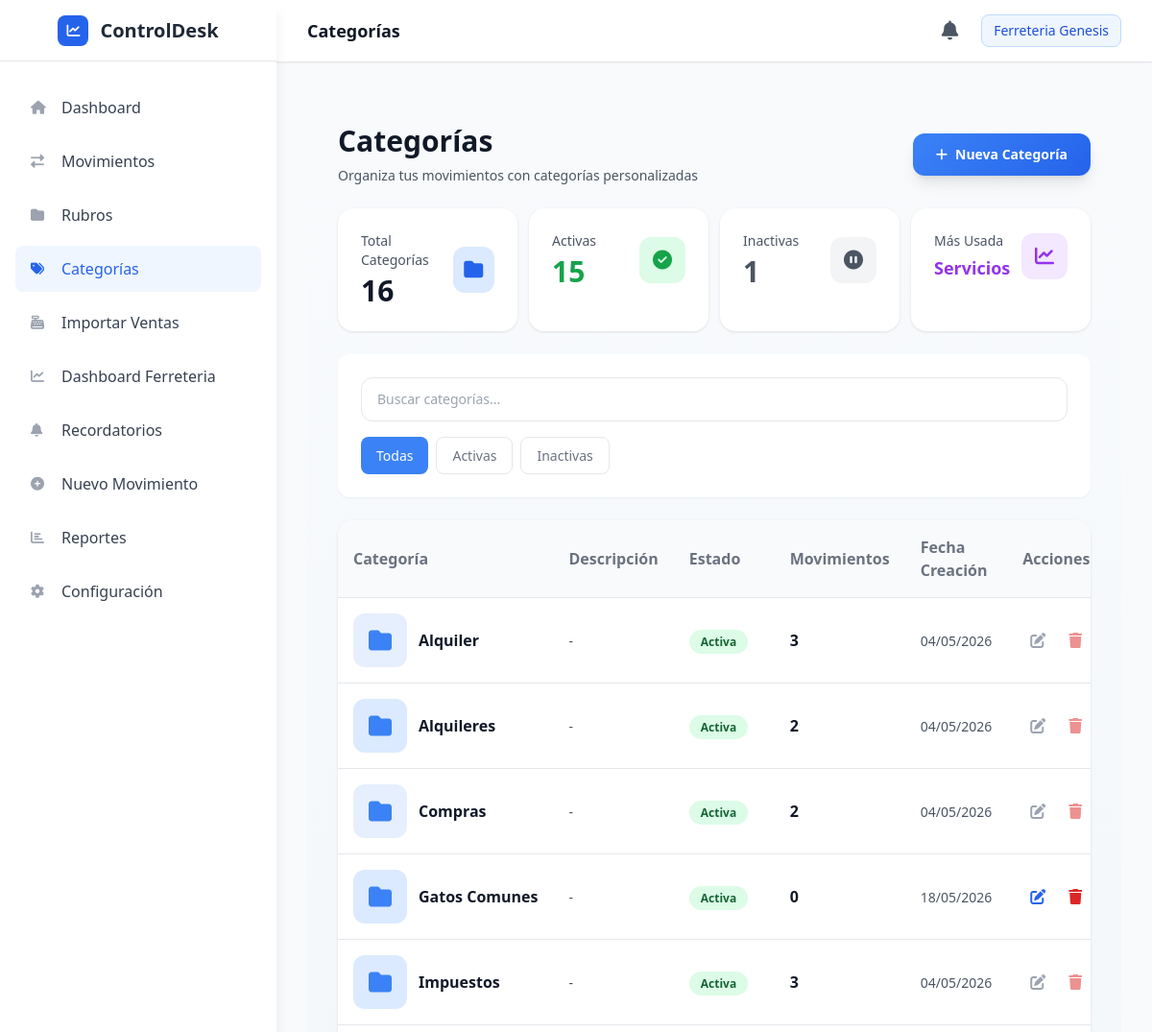
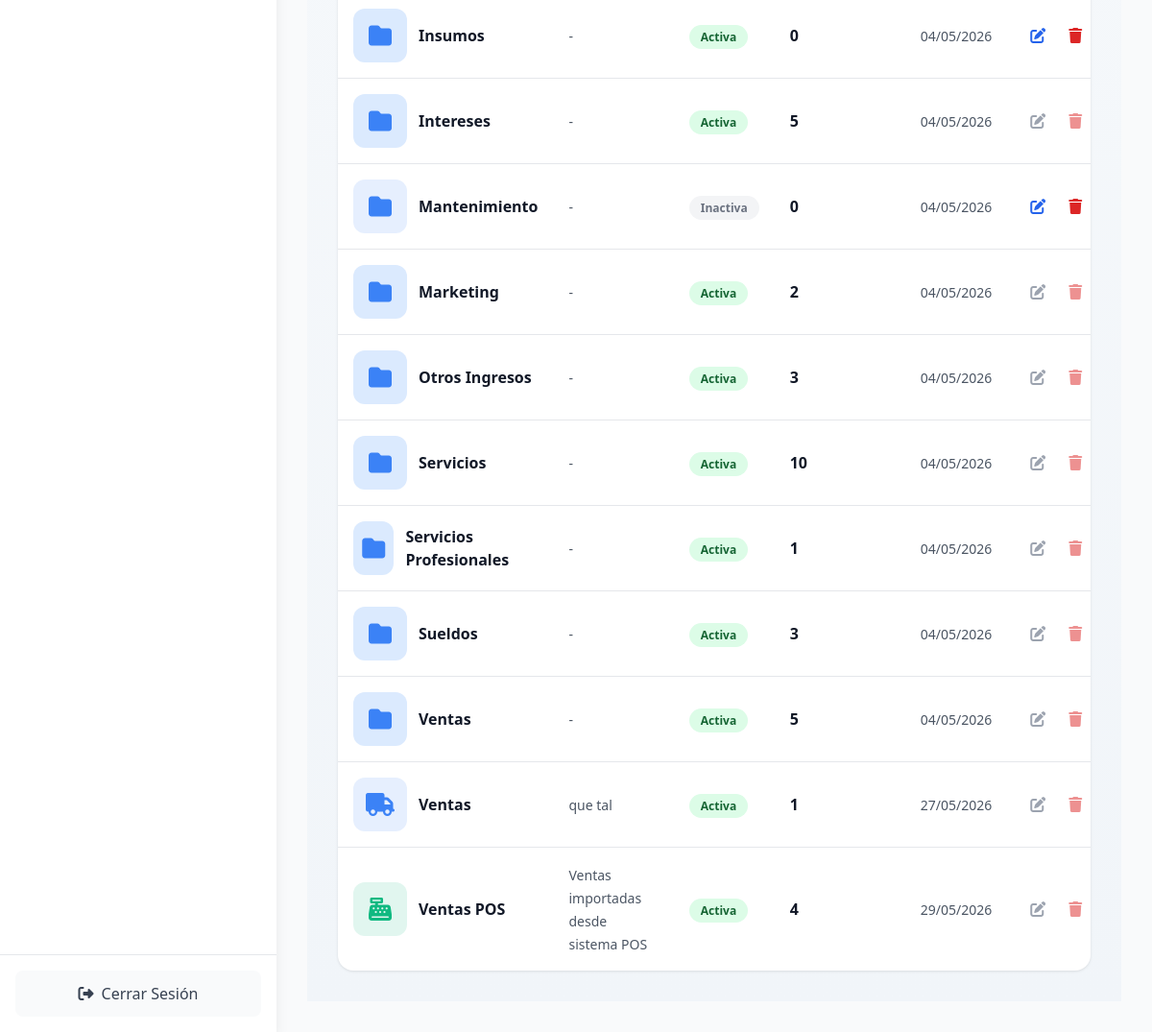
/categorias (signed in), run on the app's committed database (2 pictures, top to bottom).
### app/models/categoria.py (models this page shows, shortened)
class Categoria(db.Model):
    __tablename__ = 'categorias'
    id = db.Column(db.Integer, primary_key=True)
    nombre = db.Column(db.String(100), nullable=False)
    descripcion = db.Column(db.Text, nullable=True)
    estado = db.Column(db.String(20), nullable=False, default='activa')  # activa/inactiva
    icono = db.Column(db.String(50), nullable=True)  # FontAwesome icon class
    color = db.Column(db.String(7), nullable=True)  # Hex color code
    empresa_id = db.Column(db.Integer, db.ForeignKey('empresas.id'), nullable=True)
    fecha_creacion = db.Column(db.DateTime, default=datetime.utcnow)
    fecha_actualizacion = db.Column(db.DateTime, default=datetime.utcnow, onupdate=datetime.utcnow)
    movimientos = db.relationship('Movimiento', backref='categoria', lazy=True, cascade='all, delete-orphan')
    def get_movimientos_count(self):
        return len(self.movimientos)
    def to_dict(self):
        return {
            'id': self.id,
            'nombre': self.nombre,
            'descripcion': self.descripcion,
            'estado': self.estado,
            'icono': self.icono,
            'color': self.color,
            'empresa_id': self.empresa_id,
            'fecha_creacion': self.fecha_creacion.isoformat() if self.fecha_creacion else None,
            'fecha_actualizacion': self.fecha_actualizacion.isoformat() if self.fecha_actualizacion else None,
            'movimientos_count': self.get_movimientos_count()
        }

### app/routes/main.py (the view)
@main_bp.route('/categorias')
def categorias():
    if not AuthService.is_logged_in():
        return redirect(url_for('main.login'))
    try:
        empresa_id = session.get('empresa_id')
        search_term = request.args.get('search', '')
        estado_filter = request.args.get('estado', '')
        print(f"Debug - empresa_id: {empresa_id}, search: {search_term}, estado: {estado_filter}")
        metrics = CategoriaService.get_dashboard_metrics(empresa_id)
        print(f"Debug - metrics: {metrics}")
        if search_term:
            categorias = CategoriaService.search_categorias(search_term, empresa_id)
        elif estado_filter:
            categorias = Categoria.query.filter_by(estado=estado_filter, empresa_id=empresa_id).order_by(Categoria.nombre).all()
        else:
            categorias = CategoriaService.get_all_categorias(empresa_id)
        print(f"Debug - categorias count: {len(categorias) if categorias else 0}")
        return render_template('categorias.html',
                             categorias=categorias,
                             metrics=metrics,
                             search_term=search_term,
                             estado_filter=estado_filter)
    except Exception as e:
        print(f"Error en ruta categorías: {str(e)}")
        import traceback
        traceback.print_exc()
        flash(f'Error al cargar las categorías: {str(e)}', 'error')
        return render_template('categorias.html',
                             categorias=[],
                             metrics={},
                             search_term='',
                             estado_filter='')

### app/services/auth_service.py (called while the page is built)
    @staticmethod
    def is_logged_in() -> bool:
        return session.get('logged_in', False)

### app/services/categoria_service.py (called while the page is built)
    @staticmethod
    def get_all_categorias(empresa_id: Optional[int] = None) -> List[Categoria]:
        query = Categoria.query
        if empresa_id:
            query = query.filter_by(empresa_id=empresa_id)
        return query.order_by(Categoria.nombre).all()

    @staticmethod
    def get_dashboard_metrics(empresa_id: Optional[int] = None) -> Dict:
        query = Categoria.query
        if empresa_id:
            query = query.filter_by(empresa_id=empresa_id)
        categorias = query.all()
        total = len(categorias)
        activas = sum(1 for c in categorias if c.estado == 'activa')
        inactivas = sum(1 for c in categorias if c.estado == 'inactiva')
        categoria_mas_usada = None
        max_usos = 0
        for cat in categorias:
            usos = cat.get_movimientos_count()
            if usos > max_usos:
                max_usos = usos
                categoria_mas_usada = cat
        return {
            'total': total,
            'activas': activas,
            'inactivas': inactivas,
            'categoria_mas_usada': categoria_mas_usada.to_dict() if categoria_mas_usada else None
        }

### app/templates/categorias.html (shortened to what this page needs)
{% extends "base.html" %}
{% block page_title %}Categorías{% endblock %}
{% block content %}
<div class="categorias-container">
    <div class="flex flex-col sm:flex-row sm:items-center sm:justify-between gap-3 sm:gap-4 mb-4 sm:mb-6">
        <div>
            <h1 class="text-xl sm:text-2xl lg:text-3xl font-bold text-gray-900 mb-1 sm:mb-2">Categorías</h1>
            <p class="text-gray-600 text-xs sm:text-sm">Organiza tus movimientos con categorías personalizadas</p>
        </div>
        <a href="{{ url_for('main.nueva_categoria') }}" class="btn-primary text-white px-3 py-2 sm:px-4 sm:py-2.5 lg:px-6 lg:py-3 rounded-xl font-semibold shadow-lg hover:shadow-xl inline-flex items-center justify-center w-full sm:w-auto text-xs sm:text-sm">
            <i class="fas fa-plus mr-1 sm:mr-2"></i>
            Nueva Categoría
        </a>
    </div>
    {% if metrics %}
    <div class="grid grid-cols-2 gap-2 sm:gap-3 sm:grid-cols-4 mb-4 sm:mb-6">
        <div class="metric-card">
            <div class="flex items-center justify-between">
                <div>
                    <p class="text-xs sm:text-sm text-gray-600 mb-0.5 sm:mb-1">Total Categorías</p>
                    <p class="text-xl sm:text-2xl lg:text-3xl font-bold text-gray-900">{{ metrics.total }}</p>
                </div>
                <div class="metric-icon bg-blue-100">
                    <i class="fas fa-folder text-blue-600 text-sm sm:text-base lg:text-xl"></i>
                </div>
            </div>
        </div>
        <div class="metric-card">
            <div class="flex items-center justify-between">
                <div>
                    <p class="text-xs sm:text-sm text-gray-600 mb-0.5 sm:mb-1">Activas</p>
                    <p class="text-xl sm:text-2xl lg:text-3xl font-bold text-green-600">{{ metrics.activas }}</p>
                </div>
                <div class="metric-icon bg-green-100">
                    <i class="fas fa-check-circle text-green-600 text-sm sm:text-base lg:text-xl"></i>
                </div>
            </div>
        </div>
        <div class="metric-card">
            <div class="flex items-center justify-between">
                <div>
                    <p class="text-xs sm:text-sm text-gray-600 mb-0.5 sm:mb-1">Inactivas</p>
                    <p class="text-xl sm:text-2xl lg:text-3xl font-bold text-gray-600">{{ metrics.inactivas }}</p>
                </div>
                <div class="metric-icon bg-gray-100">
                    <i class="fas fa-pause-circle text-gray-600 text-sm sm:text-base lg:text-xl"></i>
                </div>
            </div>
        </div>
        <div class="metric-card">
            <div class="flex items-center justify-between">
                <div>
                    <p class="text-xs sm:text-sm text-gray-600 mb-0.5 sm:mb-1">Más Usada</p>
                    <p class="text-sm sm:text-base lg:text-lg font-bold text-purple-600 truncate">
                        {% if metrics.categoria_mas_usada %}
                            {{ metrics.categoria_mas_usada.nombre }}
                        {% else %}
                            -
                        {% endif %}
                    </p>
                </div>
                <div class="metric-icon bg-purple-100">
                    <i class="fas fa-chart-line text-purple-600 text-sm sm:text-base lg:text-xl"></i>
                </div>
            </div>
        </div>
    </div>
    {% endif %}
    <div class="bg-white rounded-xl p-3 sm:p-4 md:p-6 mb-4 sm:mb-6 shadow-sm">
        <div class="flex flex-col gap-3 sm:gap-4">
            <div class="flex-1">
                <input type="text"
                       id="searchInput"
                       class="search-box w-full text-xs sm:text-sm"
                       placeholder="Buscar categorías..."
                       value="{{ search_term }}"
                       onkeyup="searchCategories()">
            </div>
            <div class="flex flex-wrap gap-2">
                <button class="filter-btn {% if estado_filter == '' %}active{% endif %}" onclick="filterByEstado('')">
                    Todas
                </button>
                <button class="filter-btn {% if estado_filter == 'activa' %}active{% endif %}" onclick="filterByEstado('activa')">
                    Activas
                </button>
                <button class="filter-btn {% if estado_filter == 'inactiva' %}active{% endif %}" onclick="filterByEstado('inactiva')">
                    Inactivas
                </button>
            </div>
        </div>
    </div>
    {% if categorias %}
    <div class="hidden md:block category-table">
        <table class="w-full">
            <thead>
                <tr>
                    <th>Categoría</th>
                    <th>Descripción</th>
                    <th>Estado</th>
                    <th>Movimientos</th>
                    <th>Fecha Creación</th>
                    <th>Acciones</th>
                </tr>
            </thead>
            <tbody>
                {% for categoria in categorias %}
                <tr>
                    <td>
                        <div class="flex items-center">
                            {% if categoria.icono %}
                            <div class="category-icon mr-3" style="background: {{ categoria.color or '#3b82f6' }}20; color: {{ categoria.color or '#3b82f6' }}">
                                <i class="fas {{ categoria.icono }}"></i>
                            </div>
                            {% else %}
                            <div class="category-icon mr-3" style="background: #dbeafe; color: #3b82f6;">
                                <i class="fas fa-folder"></i>
                            </div>
                            {% endif %}
                            <span class="font-semibold text-gray-900">{{ categoria.nombre }}</span>
                        </div>
                    </td>
                    <td>
                        <span class="text-gray-600 text-sm">
                            {{ categoria.descripcion or '-' }}
                        </span>
                    </td>
                    <td>
                        <span class="status-badge {% if categoria.estado == 'activa' %}status-active{% else %}status-inactive{% endif %}">
                            {{ categoria.estado|capitalize }}
                        </span>
                    </td>
                    <td>
                        <span class="font-semibold text-gray-900">{{ categoria.get_movimientos_count() }}</span>
                    </td>
                    <td>
                        <span class="text-gray-600 text-sm">
                            {{ categoria.fecha_creacion.strftime('%d/%m/%Y') if categoria.fecha_creacion else '-' }}
                        </span>
                    </td>
                    <td>
                        <div class="flex gap-2">
                            {% if categoria.get_movimientos_count() == 0 %}
                            <a href="{{ url_for('main.editar_categoria', categoria_id=categoria.id) }}"
                               class="action-btn p-2 text-blue-600 hover:bg-blue-50 rounded-lg"
                               title="Editar">
                                <i class="fas fa-edit"></i>
                            </a>
                            {% else %}
                            <span class="p-2 text-gray-400 cursor-not-allowed" title="No se puede editar - tiene movimientos asociados">
                                <i class="fas fa-edit"></i>
                            </span>
                            {% endif %}
                            <button onclick="confirmDeleteCategoria({{ categoria.id }}, '{{ categoria.nombre }}', {{ categoria.get_movimientos_count() }})"
                                    class="action-btn p-2 text-red-600 hover:bg-red-50 rounded-lg"
                                    title="Eliminar"
                                    {% if categoria.get_movimientos_count() > 0 %}disabled style="opacity: 0.5; cursor: not-allowed;"{% endif %}>
                                <i class="fas fa-trash"></i>
                            </button>
                        </div>
                    </td>
                </tr>
                {% endfor %}
            </tbody>
        </table>
    </div>
    {% endif %}
</div>
{% endblock %}

### app/templates/categorias.html (style rules this page uses)
.categorias-container { background: linear-gradient(180deg, #f8fafc 0%, #f1f5f9 100%); min-height: 100vh; padding: 0.75rem; }
@media (min-width: 480px) { .categorias-container { padding: 1rem; } }
@media (min-width: 640px) { .categorias-container { padding: 1.5rem; } }
@media (min-width: 1024px) { .categorias-container { padding: 2rem; } }
.metric-card { background: white; border-radius: 1rem; padding: 0.75rem; box-shadow: 0 1px 3px rgba(0, 0, 0, 0.1); transition: all 0.3s ease; }
@media (min-width: 480px) { .metric-card { padding: 1rem; } }
@media (min-width: 640px) { .metric-card { padding: 1.5rem; } }
.metric-icon { width: 36px; height: 36px; border-radius: 10px; display: flex; align-items: center; justify-content: center; }
@media (min-width: 480px) { .metric-icon { width: 42px; height: 42px; border-radius: 11px; } }
@media (min-width: 640px) { .metric-icon { width: 48px; height: 48px; border-radius: 12px; } }
.category-icon { width: 40px; height: 40px; border-radius: 12px; display: flex; align-items: center; justify-content: center; font-size: 1.25rem; }
@media (min-width: 480px) { .category-icon { width: 48px; height: 48px; font-size: 1.375rem; } }
@media (min-width: 640px) { .category-icon { width: 56px; height: 56px; font-size: 1.5rem; } }
.status-badge { padding: 0.25rem 0.75rem; border-radius: 9999px; font-size: 0.75rem; font-weight: 600; }
.status-active { background: #dcfce7; color: #166534; }
.status-inactive { background: #f3f4f6; color: #6b7280; }
.action-btn { transition: all 0.2s ease; }
.search-box { background: white; border: 1px solid #e5e7eb; border-radius: 0.75rem; padding: 0.625rem 0.875rem; transition: all 0.3s ease; font-size: 0.9375rem; }
@media (min-width: 480px) { .search-box { padding: 0.75rem 1rem; font-size: 1rem; } }
.filter-btn { padding: 0.375rem 0.75rem; border-radius: 0.5rem; font-size: 0.8125rem; font-weight: 500; transition: all 0.2s ease; }
@media (min-width: 480px) { .filter-btn { padding: 0.5rem 1rem; font-size: 0.875rem; } }
.filter-btn.active { background: #3b82f6; color: white; }
.filter-btn:not(.active) { background: white; color: #6b7280; border: 1px solid #e5e7eb; }
.btn-primary { background: linear-gradient(135deg, #3b82f6 0%, #2563eb 100%); transition: all 0.3s ease; }
.category-table { background: white; border-radius: 1rem; overflow: hidden; box-shadow: 0 1px 3px rgba(0, 0, 0, 0.1); }
.category-table th { background: #f9fafb; padding: 1rem; font-weight: 600; color: #6b7280; text-align: left; border-bottom: 1px solid #e5e7eb; }
.category-table td { padding: 1rem; border-bottom: 1px solid #e5e7eb; }
.category-table tr:last-child td { border-bottom: none; }

### data on the page
Categoria: categoria_mas_usada.nombre "Servicios", nombre "Servicios", descripcion "-", estado "Activa", get_movimientos_count "10", fecha_creacion "04/05/2026"
Categoria: nombre "Alquiler", descripcion "-", estado "Activa", get_movimientos_count "3", fecha_creacion "04/05/2026"
Categoria: nombre "Alquileres", descripcion "-", estado "Activa", get_movimientos_count "2", fecha_creacion "04/05/2026"
Categoria: nombre "Compras", descripcion "-", estado "Activa", get_movimientos_count "2", fecha_creacion "04/05/2026"
Categoria: nombre "Gatos Comunes", descripcion "-", estado "Activa", get_movimientos_count "0", fecha_creacion "18/05/2026"
Categoria: nombre "Impuestos", descripcion "-", estado "Activa", get_movimientos_count "3", fecha_creacion "04/05/2026"
Categoria: nombre "Insumos", descripcion "-", estado "Activa", get_movimientos_count "0", fecha_creacion "04/05/2026"
Categoria: nombre "Intereses", descripcion "-", estado "Activa", get_movimientos_count "5", fecha_creacion "04/05/2026"
Categoria: nombre "Mantenimiento", descripcion "-", estado "Inactiva", get_movimientos_count "0", fecha_creacion "04/05/2026"
Categoria: nombre "Marketing", descripcion "-", estado "Activa", get_movimientos_count "2", fecha_creacion "04/05/2026"
Categoria: nombre "Otros Ingresos", descripcion "-", estado "Activa", get_movimientos_count "3", fecha_creacion "04/05/2026"
Categoria: nombre "Servicios Profesionales", descripcion "-", estado "Activa", get_movimientos_count "1", fecha_creacion "04/05/2026"
Categoria: nombre "Sueldos", descripcion "-", estado "Activa", get_movimientos_count "3", fecha_creacion "04/05/2026"
Categoria: nombre "Ventas", descripcion "-", estado "Activa", get_movimientos_count "5", fecha_creacion "04/05/2026"
Categoria: nombre "Ventas", descripcion "que tal", estado "Activa", get_movimientos_count "1", fecha_creacion "27/05/2026"
Categoria: nombre "Ventas POS", descripcion "Ventas importadas desde sistema POS", estado "Activa", get_movimientos_count "4", fecha_creacion "29/05/2026"

### other printed values
{{ session.get('empresa_nombre', 'Empresa') }} "Ferreteria Genesis"
{{ metrics.total }} "16"
{{ metrics.activas }} "15"
{{ metrics.inactivas }} "1"
